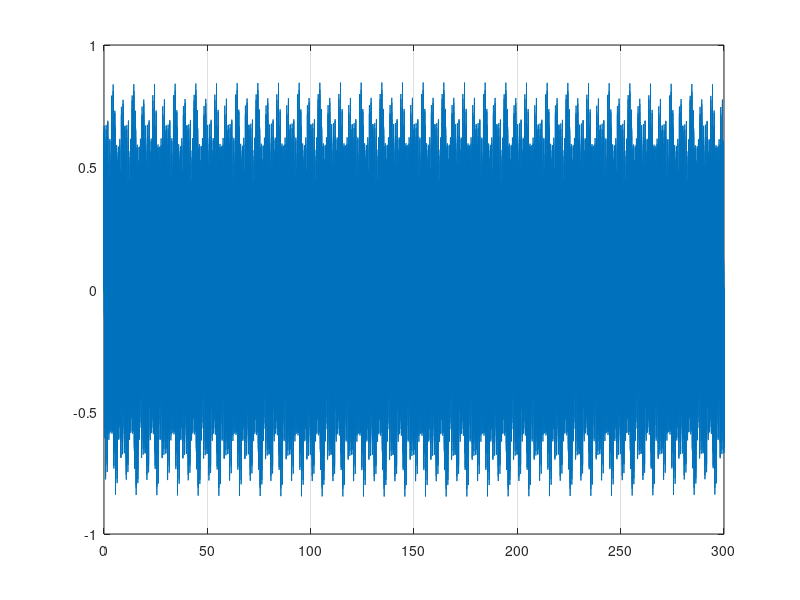

Write the MATLAB code that produced this figure.

t= linspace(0,300,300000)
x=sin(2*pi*t*1.2)+sin(2*pi*t*5)+sin(2*pi*t*10)+sin(2*pi*t*100)+sin(2*pi*t*2.3)+sin(2*pi*t*2.5);
x=x/6;
plot(t,x);
grid on;
